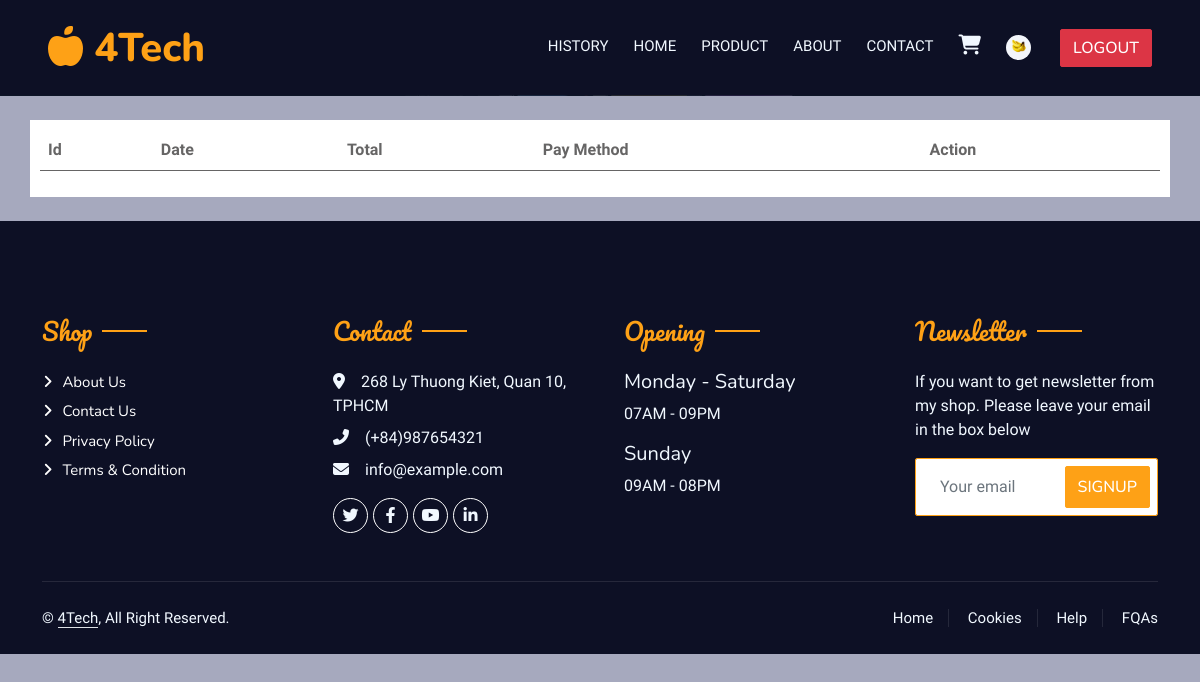
The page /history/index.php (signed in) on the database as committed earlier.
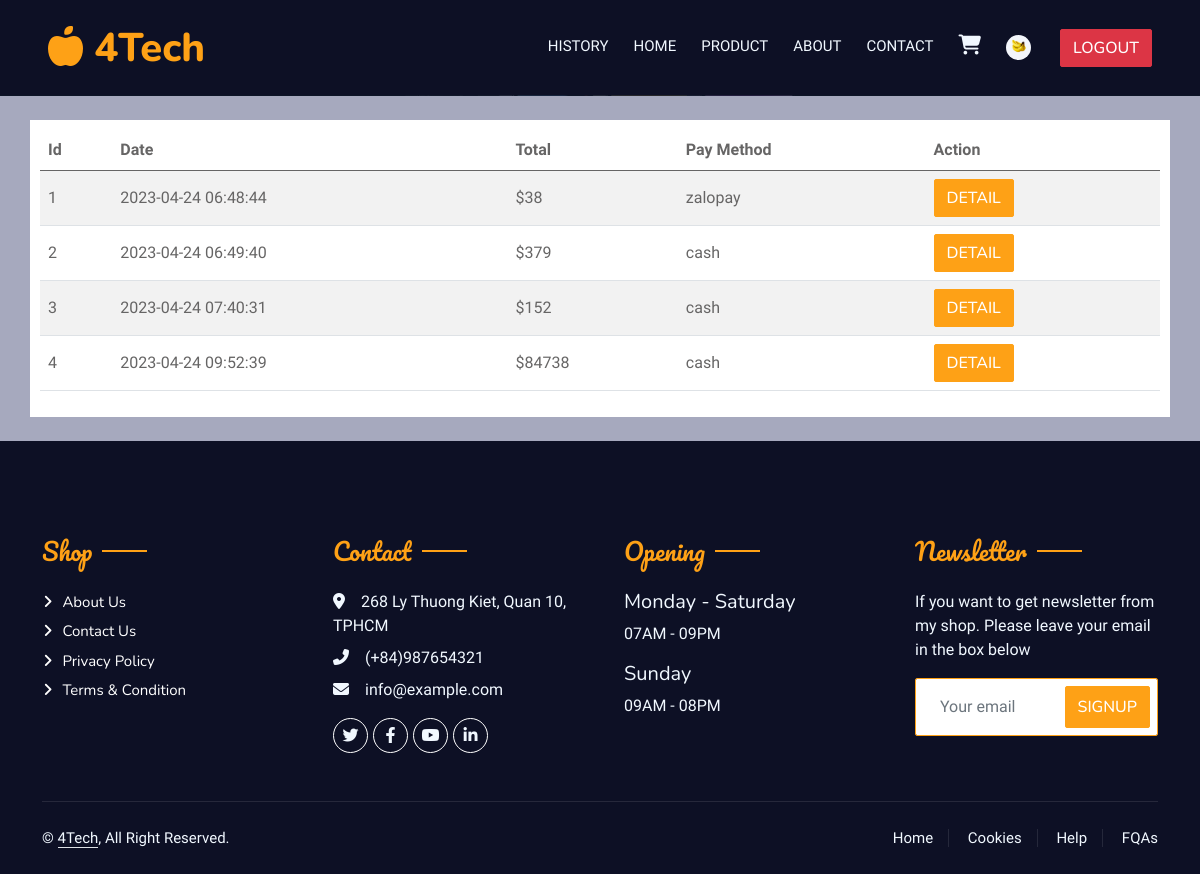
The same page on the database as committed later.
### tables this page shows
CREATE TABLE `customer` (
  `id` int(11) NOT NULL,
  `username` varchar(50) NOT NULL,
  `password` text NOT NULL,
  `name` varchar(100) DEFAULT NULL,
  `phone` varchar(100) DEFAULT NULL,
  `address` varchar(256) DEFAULT NULL,
  `birthday` date DEFAULT NULL,
  `active` int(11) DEFAULT NULL,
  `image` text DEFAULT NULL,
  `status` varchar(10) DEFAULT NULL
);

CREATE TABLE `bill` (
  `id` int(11) NOT NULL,
  `customerID` int(11) NOT NULL,
  `date` text NOT NULL,
  `totalcost` int(11) NOT NULL,
  `Pay_method` char(10) DEFAULT NULL,
  `CHECKED` bit(1) NOT NULL
);

### history/index.php (the view, shortened to what this page needs)
<?php
	if($_SESSION['role'] != 'customer'){
		echo 'This page is only for customer';
	}else{
		require_once('../config/config.php');
		$query = "select id from customer where username='".$_SESSION['username']."'";
		$res = $connection->query($query);
		$CUSTOMER_ID = $res->fetch_assoc()['id'];
		$query = "select * from bill where CustomerID=".$CUSTOMER_ID;
		$res = $connection->query($query);
		$bills = $res->fetch_all(MYSQLI_ASSOC);
	}
?>
<!DOCTYPE html>
<html lang='en'>
	<head>
		<link rel="stylesheet" type="text/css" href="/css/bootstrap.min.css">
		<link rel="stylesheet" type="text/css" href="https://cdn.datatables.net/1.13.4/css/dataTables.bootstrap5.min.css">
	</head>
	<body style="background-color: #a6a9be;">
		<?php include('../base/header.php'); ?>
			<div class="container-fluid" >
					<div class="container mt-4 mb-4" style="background-color: white;padding:10px;">
						<table id="history-table" class="table table-striped" style="width:100%">
							<thead>
								<tr>
									<th >Id</th>
									<th >Date</th>
									<th >Total</th>
									<th>Pay Method</th>
									<th>Action</th>
								</tr>
							</thead>
							<tbody>
								<?php
									foreach($bills as $bill){
										echo "<tr style='vertical-align:middle;'>";
											echo "<td>".$bill['id']."</td>";
											echo "<td>".$bill['date']."</td>";
											echo "<td>$".$bill['totalcost']."</td>";
											echo "<td>".$bill['Pay_method']."</td>";
											echo "<td><a class='btn btn-primary' href='bill.php?id=".$bill['id']."'>Detail</a></td>";
										echo "</tr>";
									}
								?>
						</table>
					</div>
			</div>
	</body>
</html>

### base/header.php (shortened to what this page needs)
   <link rel="stylesheet" href="https://cdnjs.cloudflare.com/ajax/libs/font-awesome/6.4.0/css/all.min.css" type="text/css">
   <link href="https://cdn.jsdelivr.net/npm/bootstrap-icons@1.4.1/font/bootstrap-icons.css" rel="stylesheet" type="text/css">
   <link href="/utils/lib/animate/animate.min.css" rel="stylesheet" type="text/css">
   <link href="/utils/lib/owlcarousel/assets/owl.carousel.min.css" rel="stylesheet" type="text/css">
   <link href="/utils/lib/tempusdominus/css/tempusdominus-bootstrap-4.min.css" rel="stylesheet" type="text/css" />
   <link href="/utils/css/bootstrap.min.css" rel="stylesheet" type="text/css">
   <link href="/utils/css/style.css" rel="stylesheet">
<div class="container-fluid position-relative p-0"   style="background-color:#0d1025 ;">
           <nav class="navbar navbar-expand-lg navbar-dark px-4 px-lg-5 py-3 py-lg-0">
               <a href="/homepage/" class="navbar-brand p-0">
                   <h1 class="text-primary m-0"><i class="fa-solid fa-apple-whole"></i> 4Tech</h1>
               </a>
               <div class="collapse navbar-collapse" id="navbarCollapse">
                   <div class="navbar-nav ms-auto py-0 pe-4">
				<?php
					if(isset($_SESSION['username']) && $_SESSION['loggedin'] == true && $_SESSION['role']=='customer'){
					$link = mysqli_connect(DB_SERVER, DB_USERNAME, DB_PASSWORD, DB_NAME);
					$query = "select image from customer where username='".$_SESSION['username']."'";
					$image = $link->query($query)->fetch_assoc()['image'];
					echo "<a href='/history/' class='nav-item nav-link'>History</a>";
					}else{
					}?>
                       <a href="/homepage/" class="nav-item nav-link">Home</a>
                       <a href="/product-search/" class="nav-item nav-link">Product</a>
                       <a href="#about" class="nav-item nav-link">About</a>
                       <a href="#contact" class="nav-item nav-link">Contact</a>
				<?php if(isset($_SESSION['username']) && $_SESSION['loggedin'] == true && $_SESSION['role']=='customer'){
					echo '<a href="/cart/" class="nav-item nav-link"><i class="fa-solid fa-cart-shopping" style="font-size:20px"></i></a>';
                   	echo'<a href="/customer/" class="nav-item nav-link">';
					echo '<i><img src="'.$image.'" style="width:25px;height:25px;border-radius:20px;"></i>';
					echo '</a></div>';
					echo'<div class="d-flex justify-content-center"><a href="/login/logout.php" class="btn btn-danger" style="margin-left: 5px">Logout</a></div>';
				}else{
					echo'</div><div class="d-flex justify-content-center"><a href="/login/login.php" class="btn btn-primary">';
					echo "Login";
					echo '</a></div>';
				}
				?>
               </div>
           </nav>
       </div>

### utils/css/style.css (style rules this page uses)
:root { --primary: #FEA116; --light: #F1F8FF; --dark: #0F172B; }
.ff-secondary { font-family: 'Pacifico', cursive; }
.btn { font-family: 'Nunito', sans-serif; font-weight: 500; text-transform: uppercase; transition: .5s; }
.btn.btn-primary, .btn.btn-secondary { color: #FFFFFF; }
.navbar-dark .navbar-nav .nav-link { position: relative; margin-left: 25px; padding: 35px 0; font-size: 15px; color: var(--light) !important; text-transform: uppercase; font-weight: 500; outline: none; transition: .5s; }
@media (min-width: 992px) { .navbar-dark { position: absolute; width: 100%; top: 0; left: 0; z-index: 999; } }
.section-title { position: relative; display: inline-block; }
.section-title::before { position: absolute; content: ""; width: 45px; height: 2px; top: 50%; left: -55px; margin-top: -1px; background: var(--primary); }
.section-title::after { position: absolute; content: ""; width: 45px; height: 2px; top: 50%; right: -55px; margin-top: -1px; background: var(--primary); }
.section-title.text-start::before, .section-title.text-end::after { display: none; }
.footer .btn.btn-social { margin-right: 5px; width: 35px; height: 35px; display: flex; align-items: center; justify-content: center; color: var(--light); border: 1px solid #FFFFFF; border-radius: 35px; transition: .3s; }
.footer .btn.btn-link { display: block; margin-bottom: 5px; padding: 0; text-align: left; color: #FFFFFF; font-size: 15px; font-weight: normal; text-transform: capitalize; transition: .3s; }
.footer .btn.btn-link::before { position: relative; content: "\f105"; font-family: "Font Awesome 5 Free"; font-weight: 900; margin-right: 10px; }
.footer .copyright { padding: 25px 0; font-size: 15px; border-top: 1px solid rgba(256, 256, 256, .1); }
.footer .copyright a { color: var(--light); }
.footer .footer-menu a { margin-right: 15px; padding-right: 15px; border-right: 1px solid rgba(255, 255, 255, .1); }
.footer .footer-menu a:last-child { margin-right: 0; padding-right: 0; border-right: none; }
.navbar-dark { background-color:#0d1025; }

Rows that differ between the two databases and show on the page:
added bill: id "1", date "2023-04-24 06:48:44", totalcost "38", Pay_method "zalopay"
added bill: id "2", date "2023-04-24 06:49:40", totalcost "379", Pay_method "cash"
added bill: id "3", date "2023-04-24 07:40:31", totalcost "152", Pay_method "cash"
added bill: id "4", date "2023-04-24 09:52:39", totalcost "84738", Pay_method "cash"
